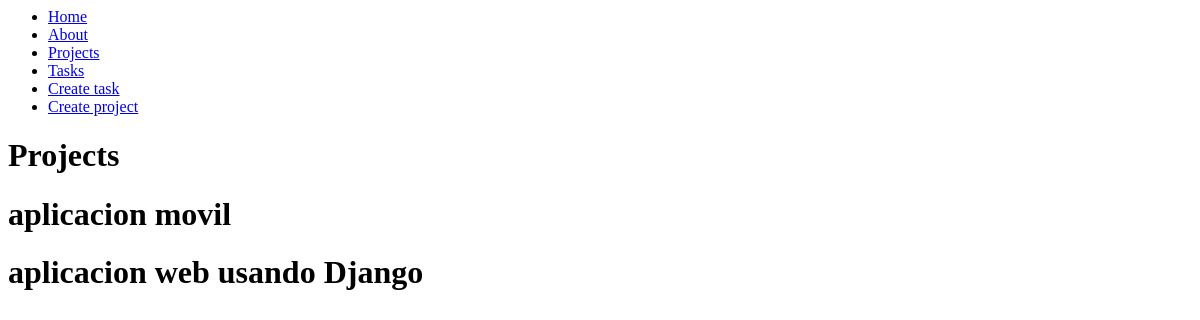
Before: /projects/ with the older database file.
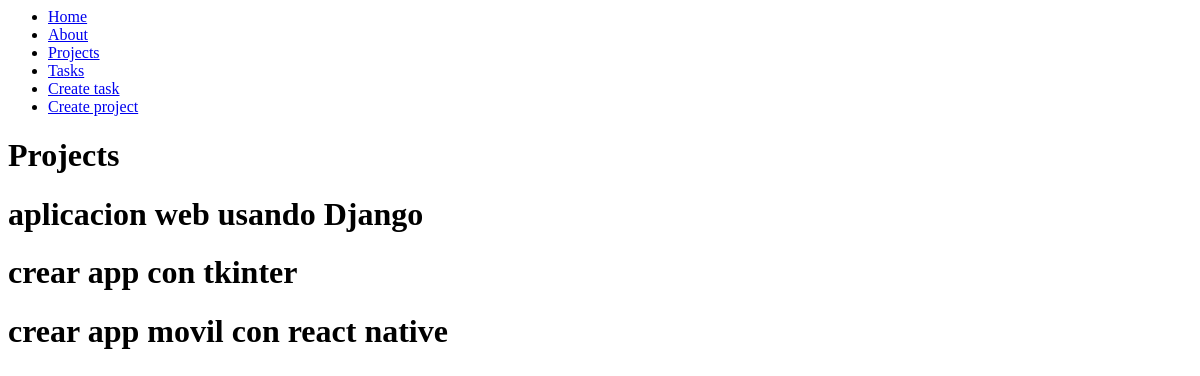
After: the same page with the newer database file.
### myapp/models.py (models this page shows, shortened)
class Project(models.Model):
    name = models.CharField(max_length=200)

### myapp/views.py (the view)
# urls.py: path('projects/', views.projects, name='projects'),
def projects(request):
    projects = Project.objects.all()
    return render(request, 'projects/projects.html', {
        'projects': projects
    })

### myapp/templates/projects/projects.html
{% extends 'layouts/base.html' %}
{% block content %}
<h1>Projects</h1>
{% for project in projects %}
<div>
    <h1>{{ project.name }}</h1>
</div>
{% endfor %}
{% endblock %}

Changed rows visible on the page:
removed Project: name "aplicacion movil"
added Project: name "crear app con tkinter"
added Project: name "crear app movil con react native"
